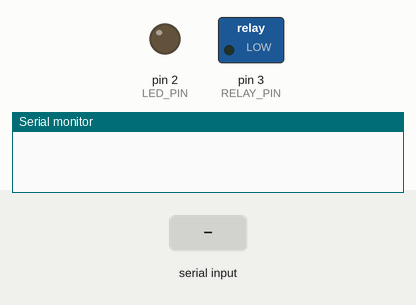
This sketch was run on a simulated Arduino Uno, built with avr-gcc and run on an emulated ATmega328P. On the bench: switched loads named in the sketch (green lamp = pin HIGH), output pins drawn as LEDs (lit = HIGH), the last lines printed to the serial monitor. Inputs (shaded band) come from the test bench.

Above: at 1.2 s.
1.3 s: "LED " received over Serial
At 3.0 s:
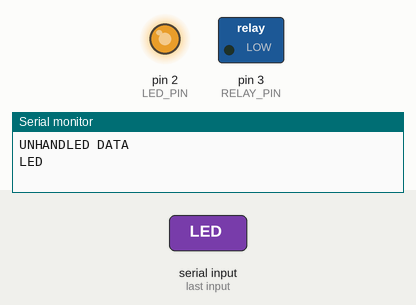
3.8 s: "OFF" received over Serial
At 4.6 s:
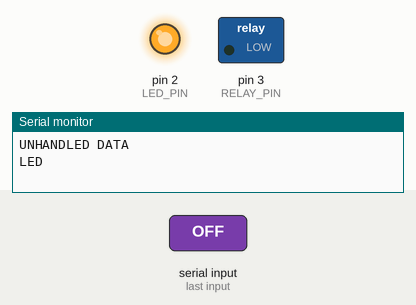
6.3 s: "RELAY " received over Serial
At 8.5 s:
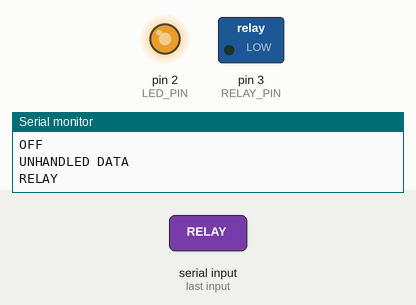
8.8 s: "ON" received over Serial
At 9.6 s:
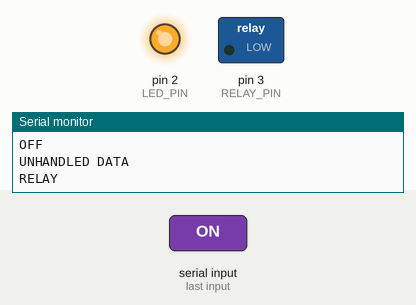
Timing chart, 0 to 11.8 s (numbered marks = the images above; inputs shaded):
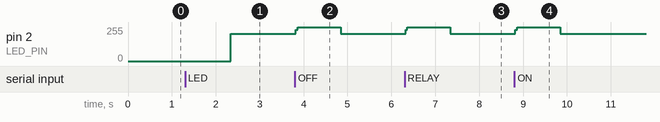

Measured:
- after the input at 1.3 s, pin 2 (LED_PIN): 0/255 → 205/255 after 1.0 s
- after the input at 3.8 s, pin 2 (LED_PIN): 205/255 → 255/255 at once, → 205/255 1.0 s later
- after the input at 6.3 s, pin 2 (LED_PIN): 205/255 → 255/255 at once, → 205/255 1.0 s later
- after the input at 8.8 s, pin 2 (LED_PIN): 205/255 → 255/255 at once, → 205/255 1.0 s later

The sketch:

onoff_2.ino
```cpp
#define LED_PIN 2
#define RELAY_PIN 3

void setup() {
  pinMode(LED_PIN, OUTPUT);
  pinMode(RELAY_PIN, OUTPUT);
  Serial.begin(9600);
}
// https://arduino.stackexchange.com/questions/1013/how-do-i-split-an-incoming-string
String getValue(String data, char separator, int index)
{
    int found = 0;
    int strIndex[] = { 0, -1 };
    int maxIndex = data.length() - 1;

    for (int i = 0; i <= maxIndex && found <= index; i++) {
        if (data.charAt(i) == separator || i == maxIndex) {
            found++;
            strIndex[0] = strIndex[1] + 1;
            strIndex[1] = (i == maxIndex) ? i+1 : i;
        }
    }
    return found > index ? data.substring(strIndex[0], strIndex[1]) : "";
}


bool led_on = false;
int led_pwm = 0;
bool relay_on = false;

void processSerial() {
  if (Serial.available() == 0) {
    return;
  }

  String data = Serial.readString();

  if (data.startsWith("LED ")) {
    String value = getValue(data, ' ', 1);
    if (value.startsWith("OFF")) {
      Serial.write("led off");
      led_on = false;
      return;
    }
    int pwm = value.toInt();
    led_on = true;
    led_pwm = pwm;
  }


  if (data.startsWith("RELAY ")) {
    String value = getValue(data, ' ', 1);
    if (value.startsWith("OFF")) {
      relay_on = false;
      Serial.write("relay off");
      digitalWrite(RELAY_PIN, LOW);
      return;
    }
    if (value.startsWith("ON")) {
      Serial.write("relay on");
      digitalWrite(RELAY_PIN, HIGH);
      relay_on = true;
      return;
    }
  }

  Serial.println("UNHANDLED DATA");
  Serial.println(data);
}

void handleLed() {
  if (!led_on) {
    digitalWrite(2, LOW);
    return;
  }
  digitalWrite(2, LOW);
  delayMicroseconds(led_pwm);
  digitalWrite(2, HIGH);
}

void handleRelay() {
  if (!relay_on) {
    digitalWrite(RELAY_PIN, LOW);
    return;
  }
  digitalWrite(2, LOW);
  delayMicroseconds(led_pwm);
  digitalWrite(2, HIGH);
}

void loop() {
  processSerial();
  handleLed();
}
```
